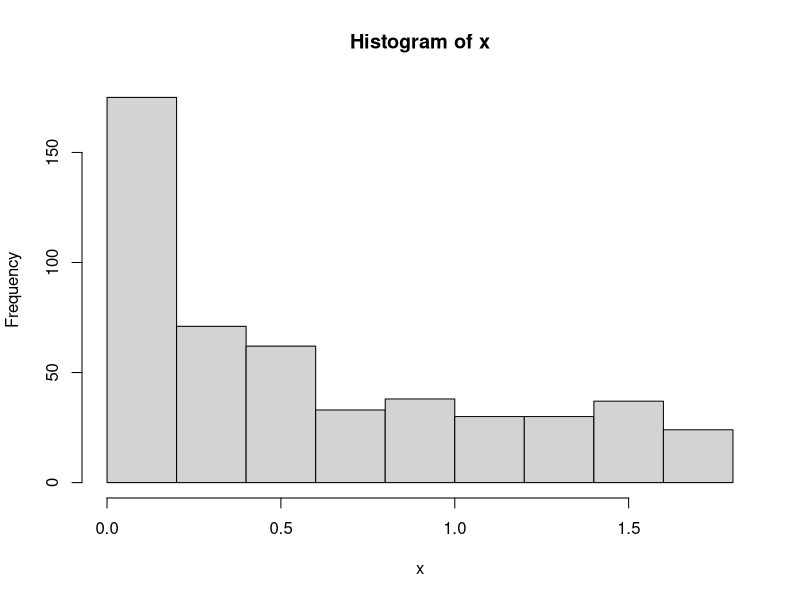
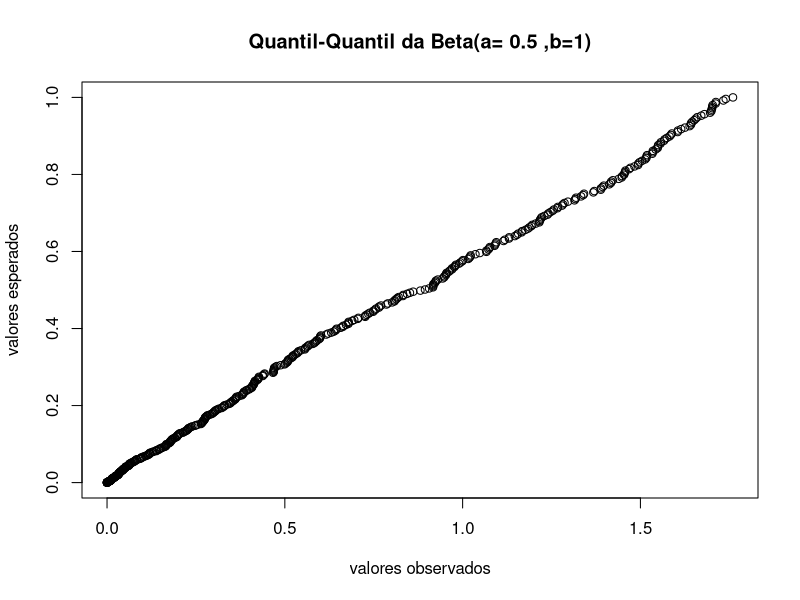
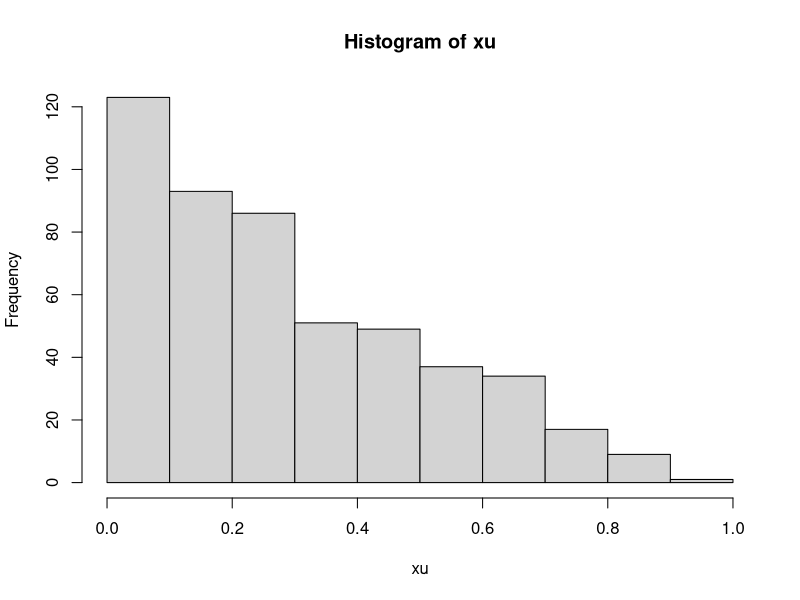
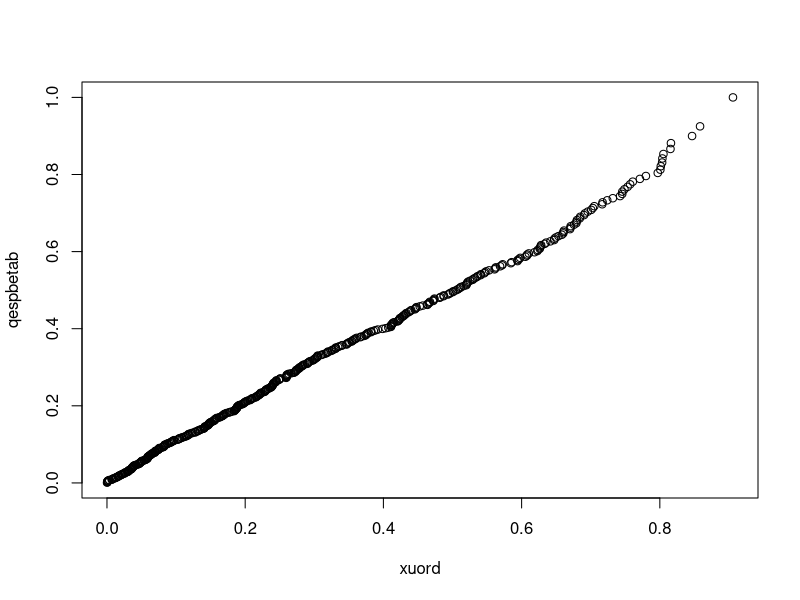

These figures' R source, in order: (Note: this script raises an error after producing the figures.)
## -----
## Simulacao estocastica
## -----

## ---
## Distribuicao Beta(a,1)
## ---


set.seed(42)
a = 0.5
n = 500

u = runif(n)

x = (exp(log(u*gamma(a))/a))/(exp(log(gamma(1+a)))/a)

## histograma

hist(x)

## ---
## qqplot para testar o comportamento da amostra gerada
## ---

# Geracao de quantis teoricos da distribuicao

xord = sort(x)
pxord = (1:n)/n 
qesp = qbeta(pxord, shape1 = a, shape2 = 1)

plot(xord,qesp,
     xlab = "valores observados",
     ylab = "valores esperados",
     main = paste("Quantil-Quantil da Beta(a=", a, ",b=1)"))

## Teste de Kolmogorov Smirnov de aderencia
ks.test(x, "pbeta", shape1 = a, shape2 = 1) 

## ---
## Distribuicao Beta(1,b)
## ---

set.seed(42)

b = 2.4
n = 500

u = runif(n)

xu = 1 - exp(log((1-((u*gamma(b)*b)/(gamma(b+1)))))/b)

## histograma

hist(xu)

## grafico qqplot

xuord = sort(xu)

pxord = (1:n)/n
qespbetab = qbeta(pxord, shape1 = 1, shape2 = b)

plot(xuord, qespbetab)

## Teste de Kolmogorov Smirnov de aderencia
ks.test(xw, "pbeta", shape1 = 1, shape2 = b) 

## ---
## Distribuicao Weibull [Correcao]
## ---

set.seed(10)

n = 500
u = runif(n)

alpha = 2.3
beta = 7

xw = exp((1/alpha)*log(-log(1-u)/beta^alpha))

## histograma

hist(xw)

## qqplot

xword = sort(xw)
probwb = (1:n)/n
qwbesp = qweibull(probwb, shape = lamb, scale = k) 

qqplot(xword,qwbesp)

## Teste de Kolmogorov Smirnov de aderencia
ks.test(xw, "pweibull", shape = alpha, scale = beta) 

## ---
## Funcao logistica [Revisao]qlogis
## ---

set.seed(42)

n = 500
ulog = runif(n)

mu = 9 ## mu e R
s = 3  ## s > 0

xlog = mu - s*log((1/u)-1)

## histograma

hist(xlog)

## Grafico Quantil-Quantil

xlogord = sort(xlog)
proplog = (1:n)/n

qesplog = qlogis(proplog, location = mu, scale = s)

plot(xlogord,qesplog) ## existencia de outliers

## Teste Kolmogorov-Smirnov
ks.test(xlog, "plogis", location = mu, scale = s) 

## ---
## Funcao Cauchy nao-central [Revisao]
## ---

set.seed(42)

n = 500
ucauchy = runif(n)

theta_cauchy = 5     ## x e R.
lambda_cauchy = 0.2  ## gamma > 0.

xcauchy = lambda_cauchy * tan((u - 0.5)*pi) + theta_cauchy

hist(x)

## Q-Qplot

xcauchyord = sort(xcauchy)
probcauchy = (1:n)/n

qespcauchy = qcauchy(p = probcauchy, location = theta_cauchy, scale = lambda_cauchy)

plot(xcauchyord,qespcauchy) ## qq-pot nao ficou muito bom


## Teste de Kolmogorov Smirnov de aderencia
ks.test(xcauchy, "pcauchy", location = theta_cauchy, scale = lambda_cauchy) 


